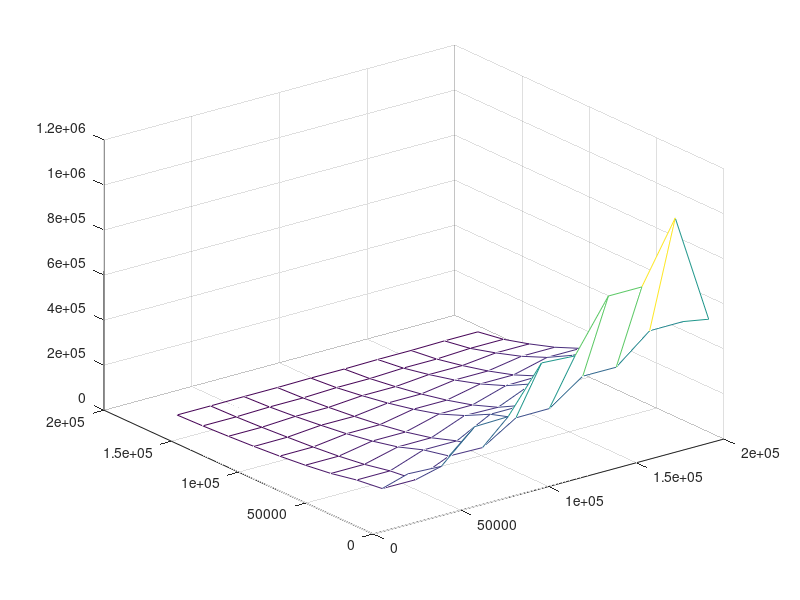

This figure's MATLAB source:
xx = [193631,174576,155521,136466,117411,98356,79301,60246,41191,22136,;193632,174577,155522,136467,117412,98357,79302,60247,41192,22137,;193633,174578,155523,136468,117413,98358,79303,60248,41193,22138,;193634,174579,155524,136469,117414,98359,79304,60249,41194,22139,;193635,174580,155525,136470,117415,98360,79305,60250,41195,22140,;193636,174581,155526,136471,117416,98361,79306,60251,41196,22141,;193637,174582,155527,136472,117417,98362,79307,60252,41197,22142,;193638,174583,155528,136473,117418,98363,79308,60253,41198,22143,;193639,174584,155529,136474,117419,98364,79309,60254,41199,22144,;193640,174585,155530,136475,117420,98365,79310,60255,41200,22145,;]
yy = [3091,3090,3089,3088,3087,3086,3085,3084,3083,3082,;22146,22145,22144,22143,22142,22141,22140,22139,22138,22137,;41201,41200,41199,41198,41197,41196,41195,41194,41193,41192,;60256,60255,60254,60253,60252,60251,60250,60249,60248,60247,;79311,79310,79309,79308,79307,79306,79305,79304,79303,79302,;98366,98365,98364,98363,98362,98361,98360,98359,98358,98357,;117421,117420,117419,117418,117417,117416,117415,117414,117413,117412,;136476,136475,136474,136473,136472,136471,136470,136469,136468,136467,;155531,155530,155529,155528,155527,155526,155525,155524,155523,155522,;174586,174585,174584,174583,174582,174581,174580,174579,174578,174577,;]
zz = [537017,1.02671e+06,760718,760535,534682,543784,345367,341245,204999,211911,;474018,473382,351726,352232,248511,247514,155603,158520,93475,94304.1,;404133,403561,300659,300245,211063,211074,133105,133285,80275.2,79993.8,;286965,286319,213019,212766,149507,153013,94586.9,94062.6,56911.3,56630.1,;205945,207439,155382,152948,107544,107445,67771.2,67797.5,40874.1,40881.1,;145587,145660,108307,108229,76491.7,76562.3,48055,47965.9,29201.8,28859.5,;98316.8,98256.4,73320.4,73266.1,51505.3,51506.4,32531.7,33089.6,20344.2,19577.4,;60744.7,60965.6,45028.2,45191.2,31711.3,31720.4,20074.6,20123.8,12116.5,12259.6,;28750.1,28814.8,21482,21598.4,15168.6,15158.5,9597.5,9679.01,5824.86,6086.74,;9519.92,9586.63,7190.27,7251.64,5090.86,5254.09,3284.02,3272.91,2021.67,2032.34,;]
mesh(xx,yy,zz)